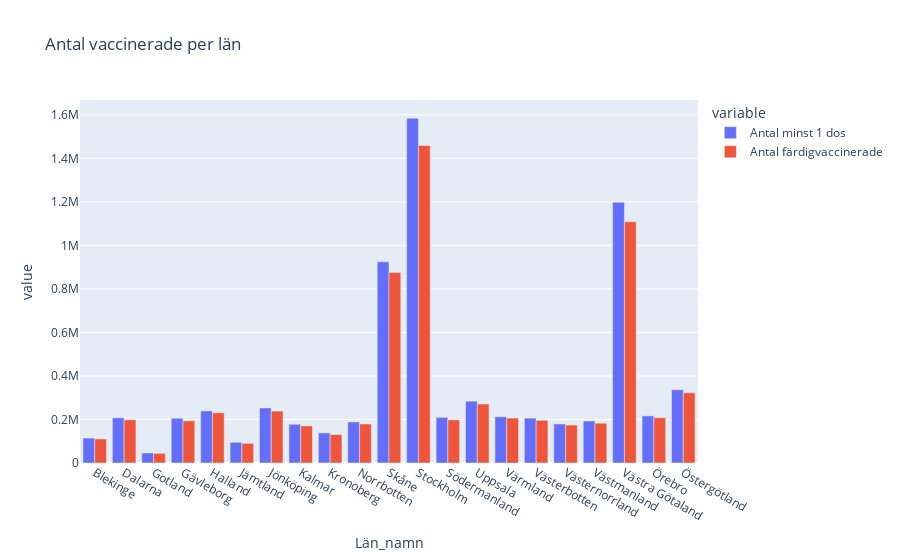

Here is the notebook cell this chart was saved with:
### Markdown cell above
### f) Rita ett stapeldiagram med län i x-axeln och staplar för befolkning > 16år, antal minst 1 dos och antal färdigvaccinerade.

### Code cell
fig = px.bar(vaccinerade_län, x=vaccinerade_län.index, y=["Antal minst 1 dos", "Antal färdigvaccinerade"], barmode='group', title="Antal vaccinerade per län")
fig.show()

### Figure 1 — Plotly figure (JSON) as saved in the notebook; plotly's stock layout.template omitted (floating-point values rounded to 4 significant figures)
{"data": [{"alignmentgroup": "True", "hovertemplate": "variable=Antal minst 1 dos<br>Län_namn=%{x}<br>value=%{y}<extra></extra>", "legendgroup": "Antal minst 1 dos", "marker": {"color": "#636efa", "pattern": {"shape": ""}}, "name": "Antal minst 1 dos", "offsetgroup": "Antal minst 1 dos", "orientation": "v", "showlegend": true, "textposition": "auto", "type": "bar", "x": ["Blekinge", "Dalarna", "Gotland", "Gävleborg", "Halland", "Jämtland", "Jönköping", "Kalmar", "Kronoberg", "Norrbotten", "Skåne", "Stockholm", "Södermanland", "Uppsala", "Värmland", "Västerbotten", "Västernorrland", "Västmanland", "Västra Götaland", "Örebro", "Östergötland"], "xaxis": "x", "y": [114711, 207596, 46143, 205563, 239400, 95357, 252915, 178030, 138254, 188604, 924401, 1584895, 209702, 284138, 212359, 206223, 179601, 193000, 1198310, 216725, 336692], "yaxis": "y"}, {"alignmentgroup": "True", "hovertemplate": "variable=Antal färdigvaccinerade<br>Län_namn=%{x}<br>value=%{y}<extra></extra>", "legendgroup": "Antal färdigvaccinerade", "marker": {"color": "#EF553B", "pattern": {"shape": ""}}, "name": "Antal färdigvaccinerade", "offsetgroup": "Antal färdigvaccinerade", "orientation": "v", "showlegend": true, "textposition": "auto", "type": "bar", "x": ["Blekinge", "Dalarna", "Gotland", "Gävleborg", "Halland", "Jämtland", "Jönköping", "Kalmar", "Kronoberg", "Norrbotten", "Skåne", "Stockholm", "Södermanland", "Uppsala", "Värmland", "Västerbotten", "Västernorrland", "Västmanland", "Västra Götaland", "Örebro", "Östergötland"], "xaxis": "x", "y": [110497, 198688, 44359, 193853, 230634, 90406, 238710, 170670, 130930, 179118, 875634, 1459095, 198260, 271144, 206427, 196346, 174331, 182788, 1108998, 207926, 322632], "yaxis": "y"}], "layout": {"barmode": "group", "legend": {"title": {"text": "variable"}, "tracegroupgap": 0}, "title": {"text": "Antal vaccinerade per län"}, "xaxis": {"anchor": "y", "domain": [0, 1], "title": {"text": "Län_namn"}}, "yaxis": {"anchor": "x", "domain": [0, 1], "title": {"text": "value"}}}}
